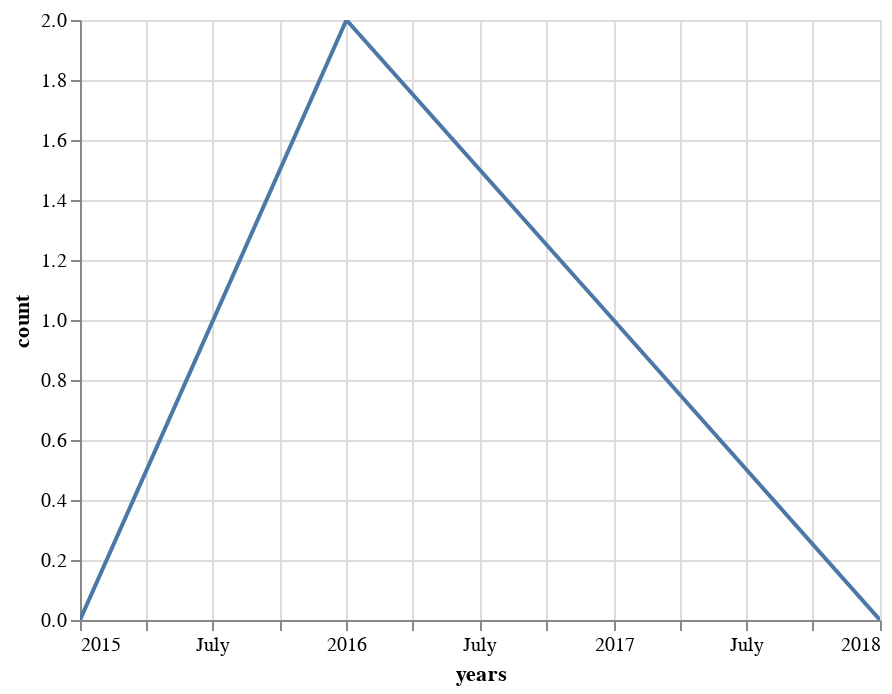

The notebook cell this image was saved under:
### Markdown cell above
Plot the time series.

### Code cell
alt.Chart(timeseries).mark_line().encode(
    x='years',
    y='count'
).interactive()

### Figure 1 — Vega-Lite specification as saved in the notebook (floating-point values rounded to 4 significant figures)
{"config": {"view": {"continuousWidth": 400, "continuousHeight": 300}}, "data": {"name": "data-4da068fa586e81def5a33f7b2f2e0336"}, "mark": "line", "encoding": {"x": {"field": "years", "type": "temporal"}, "y": {"field": "count", "type": "quantitative"}}, "selection": {"selector002": {"type": "interval", "bind": "scales", "encodings": ["x", "y"]}}, "$schema": "https://vega.github.io/schema/vega-lite/v4.17.0.json", "datasets": {"data-4da068fa586e81def5a33f7b2f2e0336": [{"years": "2015-01-01T00:00:00", "count": 0}, {"years": "2016-01-01T00:00:00", "count": 2}, {"years": "2017-01-01T00:00:00", "count": 1}, {"years": "2018-01-01T00:00:00", "count": 0}]}}
